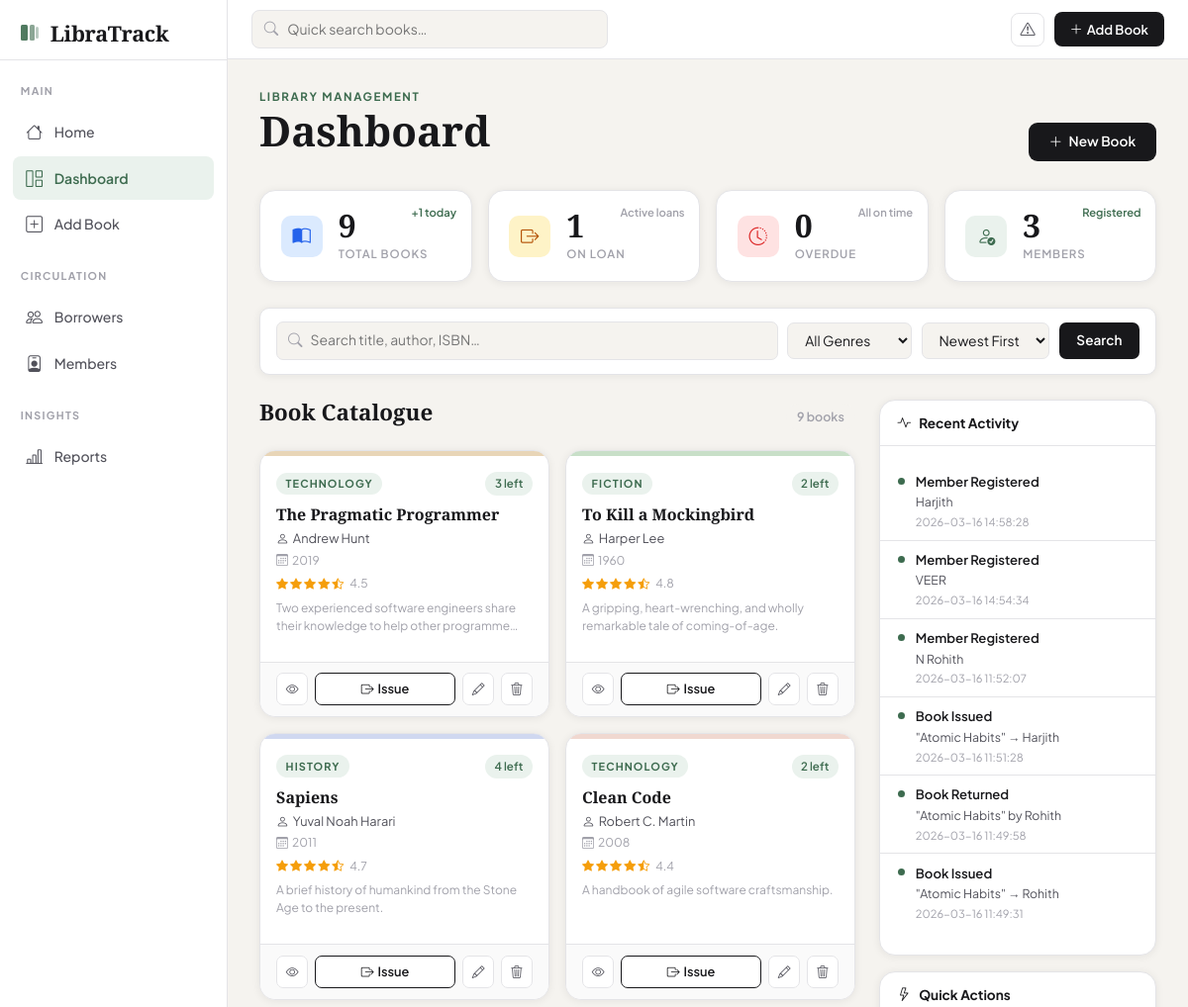
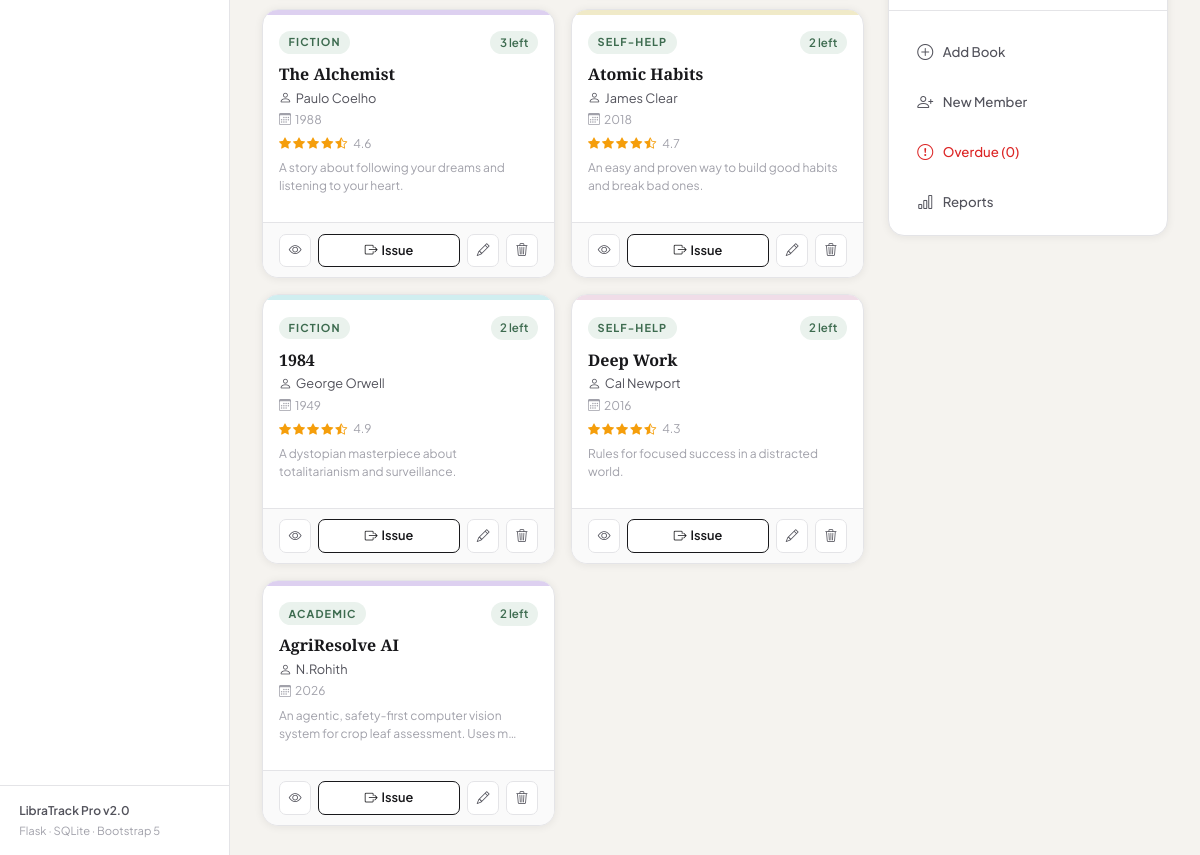
/dashboard, run on the app's committed database (2 pictures, top to bottom).
### tables this page shows
CREATE TABLE books (
                id            INTEGER PRIMARY KEY AUTOINCREMENT,
                title         TEXT    NOT NULL,
                author        TEXT    NOT NULL,
                genre         TEXT    NOT NULL,
                isbn          TEXT,
                publisher     TEXT,
                year          INTEGER,
                total_copies  INTEGER NOT NULL DEFAULT 1,
                available     INTEGER NOT NULL DEFAULT 1,
                cover_color   TEXT    DEFAULT '#c8dfc8',
                description   TEXT,
                rating        REAL    DEFAULT 0,
                rating_count  INTEGER DEFAULT 0,
                added_on      TEXT    NOT NULL
            );

CREATE TABLE activity_log (
                id        INTEGER PRIMARY KEY AUTOINCREMENT,
                action    TEXT NOT NULL,
                detail    TEXT,
                timestamp TEXT NOT NULL
            );

### app.py (the view)
@app.route('/dashboard')
def index():
    search = request.args.get('q', '').strip()
    genre  = request.args.get('genre', '')
    sort   = request.args.get('sort', 'newest')
    with db() as c:
        q = "SELECT * FROM books WHERE 1=1"
        p = []
        if search:
            q += " AND (title LIKE ? OR author LIKE ? OR isbn LIKE ?)"; p += [f'%{search}%']*3
        if genre:
            q += " AND genre=?"; p.append(genre)
        order = {'newest':'added_on DESC','oldest':'added_on ASC','title':'title ASC','rating':'rating DESC','available':'available DESC'}.get(sort,'added_on DESC')
        q += f" ORDER BY {order}"
        books   = c.execute(q, p).fetchall()
        genres  = c.execute("SELECT DISTINCT genre FROM books ORDER BY genre").fetchall()
        stats   = {
            'total':      c.execute("SELECT COUNT(*) FROM books").fetchone()[0],
            'borrowed':   c.execute("SELECT COUNT(*) FROM borrowers WHERE returned=0").fetchone()[0],
            'overdue':    c.execute("SELECT COUNT(*) FROM borrowers WHERE returned=0 AND due_date<?", (date.today().isoformat(),)).fetchone()[0],
            'members':    c.execute("SELECT COUNT(*) FROM members WHERE active=1").fetchone()[0],
            'returned_today': c.execute("SELECT COUNT(*) FROM borrowers WHERE return_date=?", (date.today().isoformat(),)).fetchone()[0],
        }
        recent_activity = c.execute("SELECT * FROM activity_log ORDER BY timestamp DESC LIMIT 6").fetchall()
    return render_template('index.html', books=books, genres=genres, stats=stats,
                           search=search, sel_genre=genre, sort=sort,
                           recent_activity=recent_activity)

### app.py (called while the page is built)
def db():
    c = sqlite3.connect(DB)
    c.row_factory = sqlite3.Row
    return c

### templates/index.html (shortened to what this page needs)
{% extends "base.html" %}
{% block content %}
<div class="dash-header">
  <div>
    <p class="page-eyebrow">Library Management</p>
    <h1 class="page-title">Dashboard</h1>
  </div>
  <a href="{{ url_for('add_book') }}" class="btn-primary-action">
    <i class="bi bi-plus-lg"></i> New Book
  </a>
</div>
<div class="stats-grid">
  <div class="stat-card">
    <div class="stat-icon si-blue"><i class="bi bi-book-half"></i></div>
    <div class="stat-body">
      <div class="stat-num">{{ stats.total }}</div>
      <div class="stat-lbl">Total Books</div>
    </div>
    <div class="stat-trend up">+{{ stats.returned_today }} today</div>
  </div>
  <div class="stat-card">
    <div class="stat-icon si-amber"><i class="bi bi-box-arrow-right"></i></div>
    <div class="stat-body">
      <div class="stat-num">{{ stats.borrowed }}</div>
      <div class="stat-lbl">On Loan</div>
    </div>
    <div class="stat-trend">Active loans</div>
  </div>
  <div class="stat-card {% if stats.overdue > 0 %}stat-card-warn{% endif %}">
    <div class="stat-icon si-red"><i class="bi bi-clock-history"></i></div>
    <div class="stat-body">
      <div class="stat-num">{{ stats.overdue }}</div>
      <div class="stat-lbl">Overdue</div>
    </div>
    <div class="stat-trend {% if stats.overdue > 0 %}warn{% endif %}">
      {% if stats.overdue > 0 %}Needs attention{% else %}All on time{% endif %}
    </div>
  </div>
  <div class="stat-card">
    <div class="stat-icon si-green"><i class="bi bi-person-check"></i></div>
    <div class="stat-body">
      <div class="stat-num">{{ stats.members }}</div>
      <div class="stat-lbl">Members</div>
    </div>
    <div class="stat-trend up">Registered</div>
  </div>
</div>
<div class="filter-row">
  <form method="GET" action="{{ url_for('index') }}" id="filter-form">
    <div class="filter-inner">
      <div class="fi-search">
        <i class="bi bi-search"></i>
        <input type="text" name="q" class="fi-input" placeholder="Search title, author, ISBN…" value="{{ search }}">
      </div>
      <select name="genre" class="fi-select" onchange="this.form.submit()">
        <option value="">All Genres</option>
      </select>
      <select name="sort" class="fi-select" onchange="this.form.submit()">
        <option value="newest"    {% if sort=='newest'    %}selected{% endif %}>Newest First</option>
      </select>
      <button type="submit" class="fi-btn">Search</button>
    </div>
  </form>
</div>
<div class="dash-body">
  <section class="books-section">
    <div class="section-header">
      <h2 class="section-title">Book Catalogue</h2>
      <span class="section-count">{{ books|length }} book{% if books|length!=1 %}s{% endif %}</span>
    </div>
    {% if books %}
    <div class="book-grid" id="book-grid">
      {% for book in books %}
      <div class="book-card" style="--spine: {{ book.cover_color }}">
        <div class="bc-spine"></div>
        <div class="bc-body">
          <div class="bc-top">
            <span class="bc-genre">{{ book.genre }}</span>
            <span class="bc-avail {% if book.available>0 %}av-yes{% else %}av-no{% endif %}">
              {% if book.available>0 %}{{ book.available }} left{% else %}Unavailable{% endif %}
            </span>
          </div>
          <h3 class="bc-title">{{ book.title }}</h3>
          <p class="bc-author"><i class="bi bi-person me-1"></i>{{ book.author }}</p>
          {% if book.year %}<p class="bc-meta-line"><i class="bi bi-calendar3 me-1"></i>{{ book.year }}</p>{% endif %}
          {% if book.rating_count > 0 %}
          <div class="bc-rating">
            {% for i in range(5) %}
              <i class="bi bi-star{% if i < book.rating|int %}-fill{% elif i < book.rating %}-half{% endif %}"></i>
            {% endfor %}
            <span>{{ "%.1f"|format(book.rating) }}</span>
          </div>
          {% endif %}
          {% if book.description %}
          <p class="bc-desc">{{ book.description[:80] }}{% if book.description|length>80 %}…{% endif %}</p>
          {% endif %}
        </div>
        <div class="bc-actions">
          <a href="{{ url_for('book_detail', bid=book.id) }}" class="bca-btn bca-view"><i class="bi bi-eye"></i></a>
          {% if book.available>0 %}
            <a href="{{ url_for('borrow', bid=book.id) }}" class="bca-btn bca-borrow"><i class="bi bi-box-arrow-right me-1"></i>Issue</a>
          {% else %}
            <span class="bca-btn bca-borrow bca-disabled">No Copies</span>
          {% endif %}
          <a href="{{ url_for('edit_book', bid=book.id) }}" class="bca-btn bca-edit"><i class="bi bi-pencil"></i></a>
          <button class="bca-btn bca-del" onclick="confirmDel({{ book.id }}, '{{ book.title|e }}')"><i class="bi bi-trash3"></i></button>
        </div>
      </div>
      {% endfor %}
    </div>
    {% else %}
    <div class="empty-state">
      <div class="es-icon">📚</div>
      <h4>No books found</h4>
      <p>Try different filters or <a href="{{ url_for('add_book') }}">add a new book</a>.</p>
    </div>
    {% endif %}
  </section>
  <aside class="dash-aside">
    <div class="aside-card">
      <h3 class="aside-title"><i class="bi bi-activity me-2"></i>Recent Activity</h3>
      {% if recent_activity %}
        <ul class="activity-feed">
          {% for a in recent_activity %}
          <li class="af-item">
            <span class="af-dot"></span>
            <div>
              <div class="af-action">{{ a.action }}</div>
              {% if a.detail %}<div class="af-detail">{{ a.detail }}</div>{% endif %}
              <div class="af-time">{{ a.timestamp }}</div>
            </div>
          </li>
          {% endfor %}
        </ul>
      {% else %}
        <p class="text-muted small p-3">No activity yet.</p>
      {% endif %}
    </div>
    <div class="aside-card mt-3">
      <h3 class="aside-title"><i class="bi bi-lightning me-2"></i>Quick Actions</h3>
      <div class="quick-actions">
        <a href="{{ url_for('add_book') }}"        class="qa-btn"><i class="bi bi-plus-circle"></i>Add Book</a>
        <a href="{{ url_for('members') }}"          class="qa-btn"><i class="bi bi-person-plus"></i>New Member</a>
        <a href="{{ url_for('borrowers', status='overdue') }}" class="qa-btn qa-warn"><i class="bi bi-exclamation-circle"></i>Overdue ({{ stats.overdue }})</a>
        <a href="{{ url_for('reports') }}"          class="qa-btn"><i class="bi bi-bar-chart"></i>Reports</a>
      </div>
    </div>
  </aside>
</div>
{% endblock %}

### templates/base.html (shortened to what this page needs)
<!DOCTYPE html>
<html lang="en">
<head>
  <link href="https://cdn.jsdelivr.net/npm/bootstrap@5.3.0/dist/css/bootstrap.min.css" rel="stylesheet"/>
  <link href="https://cdn.jsdelivr.net/npm/bootstrap-icons@1.11.3/font/bootstrap-icons.css" rel="stylesheet"/>
  <link rel="stylesheet" href="{{ url_for('static', filename='css/style.css') }}"/>
</head>
<body>
<aside class="sidebar" id="sidebar">
  <div class="sidebar-header">
    <a href="{{ url_for('home') }}" class="brand">
      <span class="brand-icon">
        <svg width="22" height="22" viewBox="0 0 22 22" fill="none">
          <rect x="2" y="3" width="7" height="16" rx="1.5" fill="currentColor" opacity=".9"/>
          <rect x="11" y="3" width="5" height="16" rx="1.5" fill="currentColor" opacity=".6"/>
          <rect x="17" y="5" width="3" height="12" rx="1.5" fill="currentColor" opacity=".35"/>
        </svg>
      </span>
      <span class="brand-name">LibraTrack</span>
    </a>
  </div>
  <nav class="sidebar-nav">
    <div class="nav-section-label">Main</div>
    <a href="{{ url_for('home') }}" class="nav-item {% if request.endpoint=='home' %}active{% endif %}">
      <i class="bi bi-house"></i><span>Home</span>
    </a>
    <a href="{{ url_for('index') }}" class="nav-item {% if request.endpoint=='index' %}active{% endif %}">
      <i class="bi bi-grid-1x2"></i><span>Dashboard</span>
    </a>
    <a href="{{ url_for('add_book') }}" class="nav-item {% if request.endpoint=='add_book' %}active{% endif %}">
      <i class="bi bi-plus-square"></i><span>Add Book</span>
    </a>
    <div class="nav-section-label mt-3">Circulation</div>
    <a href="{{ url_for('borrowers') }}" class="nav-item {% if request.endpoint=='borrowers' %}active{% endif %}">
      <i class="bi bi-people"></i><span>Borrowers</span>
    </a>
    <a href="{{ url_for('members') }}" class="nav-item {% if request.endpoint=='members' %}active{% endif %}">
      <i class="bi bi-person-badge"></i><span>Members</span>
    </a>
    <div class="nav-section-label mt-3">Insights</div>
    <a href="{{ url_for('reports') }}" class="nav-item {% if request.endpoint=='reports' %}active{% endif %}">
      <i class="bi bi-bar-chart-line"></i><span>Reports</span>
    </a>
  </nav>
  <div class="sidebar-footer">
    <div class="sf-version">LibraTrack Pro v2.0</div>
    <div class="sf-sub">Flask · SQLite · Bootstrap 5</div>
  </div>
</aside>
<div class="main-wrapper">
  <header class="topbar">
    <div class="topbar-search">
      <i class="bi bi-search"></i>
      <input type="text" id="global-search" placeholder="Quick search books…" autocomplete="off"/>
    </div>
    <div class="topbar-right">
      <a href="{{ url_for('borrowers', status='overdue') }}" class="topbar-btn" title="Overdue Books">
        <i class="bi bi-exclamation-triangle"></i>
      </a>
      <a href="{{ url_for('add_book') }}" class="topbar-cta">
        <i class="bi bi-plus-lg me-1"></i>Add Book
      </a>
    </div>
  </header>
  <main class="page-content">
    {% block content %}{% endblock %}
  </main>
</div>
</body>
</html>

### data on the page
books: genre "TECHNOLOGY", available "3", title "The Pragmatic Programmer", author "Andrew Hunt", year "2019", rating "4.5", description "Two experienced software engineers share their knowledge to help other programme"
books: genre "FICTION", available "2", title "To Kill a Mockingbird", author "Harper Lee", year "1960", rating "4.8", description "A gripping, heart-wrenching, and wholly remarkable tale of coming-of-age."
books: genre "HISTORY", available "4", title "Sapiens", author "Yuval Noah Harari", year "2011", rating "4.7", description "A brief history of humankind from the Stone Age to the present."
books: genre "TECHNOLOGY", available "2", title "Clean Code", author "Robert C. Martin", year "2008", rating "4.4", description "A handbook of agile software craftsmanship."
books: genre "FICTION", available "3", title "The Alchemist", author "Paulo Coelho", year "1988", rating "4.6", description "A story about following your dreams and listening to your heart."
books: genre "SELF-HELP", available "2", title "Atomic Habits", author "James Clear", year "2018", rating "4.7", description "An easy and proven way to build good habits and break bad ones."
books: genre "FICTION", available "2", title "1984", author "George Orwell", year "1949", rating "4.9", description "A dystopian masterpiece about totalitarianism and surveillance."
books: genre "SELF-HELP", available "2", title "Deep Work", author "Cal Newport", year "2016", rating "4.3", description "Rules for focused success in a distracted world."
books: genre "ACADEMIC", available "2", title "AgriResolve AI", author "N.Rohith", year "2026", description "An agentic, safety-first computer vision system for crop leaf assessment. Uses m"
activity_log: action "Member Registered", detail "Harjith", timestamp "2026-03-16 14:58:28"
activity_log: action "Member Registered", detail "VEER", timestamp "2026-03-16 14:54:34"
activity_log: action "Member Registered", detail "N Rohith", timestamp "2026-03-16 11:52:07"
activity_log: action "Book Issued", detail "\"Atomic Habits\" → Harjith", timestamp "2026-03-16 11:51:28"
activity_log: action "Book Returned", detail "\"Atomic Habits\" by Rohith", timestamp "2026-03-16 11:49:58"
activity_log: action "Book Issued", detail "\"Atomic Habits\" → Rohith", timestamp "2026-03-16 11:49:31"

### other printed values
{{ stats.total }} "9"
{{ stats.returned_today }} "1"
{{ stats.borrowed }} "1"
{{ stats.overdue }} "0"
{{ stats.members }} "3"
{{ books|length }} "9"
